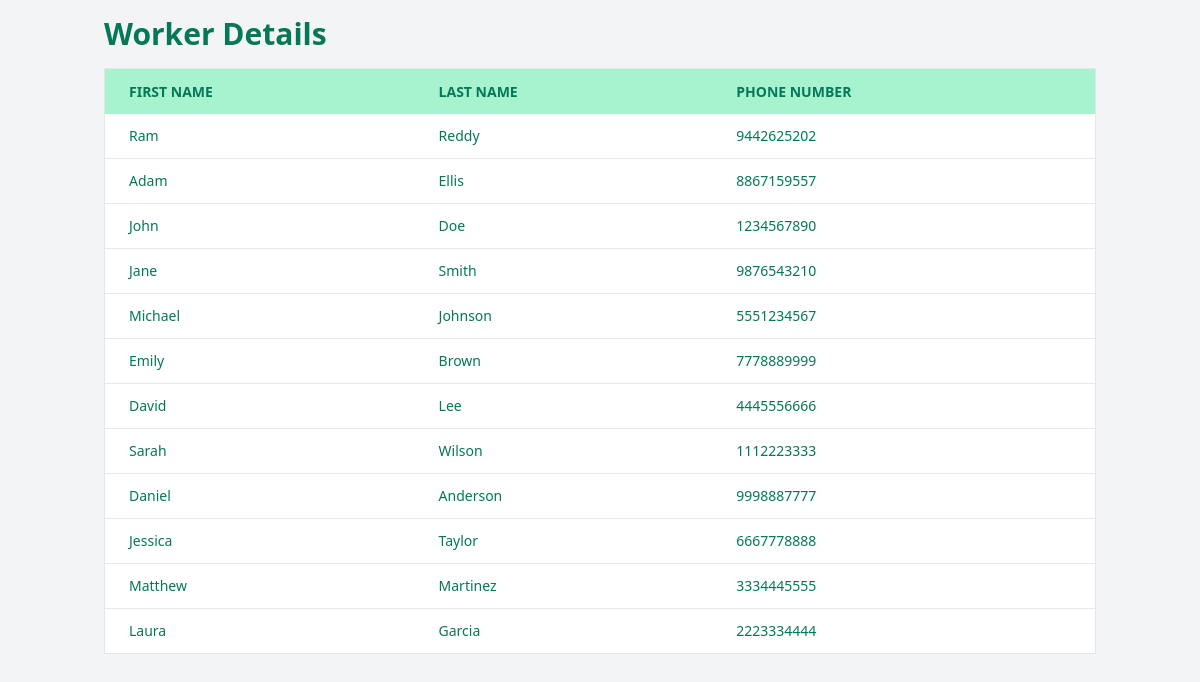
The page /dashboard/worker/ on the database its author committed.
### dashboard/models.py (models this page shows, shortened)
class WorkerDetails(models.Model):
    first_name = models.CharField(max_length=100)
    last_name = models.CharField(max_length=100)
    phone_number = models.CharField(max_length=15)

### dashboard/views.py (the view)
# urls.py: path('dashboard/worker/', views.worker, name='worker'),
def worker(request):
    workers = WorkerDetails.objects.all()
    return render(request, 'worker.html',  {'workers': workers})

### templates/worker.html (shortened to what this page needs)
<!DOCTYPE html>
<html lang="en">
<head>
    <link href="https://cdn.jsdelivr.net/npm/tailwindcss@2.2.19/dist/tailwind.min.css" rel="stylesheet">
</head>
<body class="bg-gray-100">
    <div class="container mx-auto p-4">
        <h1 class="text-3xl font-bold mb-4 text-green-700">Worker Details</h1>
        <div class="overflow-x-auto">
            <table class="min-w-full bg-white border border-gray-200">
                <thead>
                    <tr class="bg-green-200 text-green-700 uppercase text-sm leading-normal">
                        <th class="py-3 px-6 text-left">First Name</th>
                        <th class="py-3 px-6 text-left">Last Name</th>
                        <th class="py-3 px-6 text-left">Phone Number</th>
                    </tr>
                </thead>
                <tbody class="text-green-700 text-sm font-light">
                    {% for worker in workers %}
                        <tr class="border-b border-gray-200 hover:bg-green-100">
                            <td class="py-3 px-6 text-left whitespace-nowrap">{{ worker.first_name }}</td>
                            <td class="py-3 px-6 text-left">{{ worker.last_name }}</td>
                            <td class="py-3 px-6 text-left">{{ worker.phone_number }}</td>
                        </tr>
                    {% endfor %}
                </tbody>
            </table>
        </div>
    </div>
</body>
</html>

### rows shown on the page
WorkerDetails: first_name "Ram", last_name "Reddy", phone_number "9442625202"
WorkerDetails: first_name "Adam", last_name "Ellis", phone_number "8867159557"
WorkerDetails: first_name "John", last_name "Doe", phone_number "1234567890"
WorkerDetails: first_name "Jane", last_name "Smith", phone_number "9876543210"
WorkerDetails: first_name "Michael", last_name "Johnson", phone_number "5551234567"
WorkerDetails: first_name "Emily", last_name "Brown", phone_number "7778889999"
WorkerDetails: first_name "David", last_name "Lee", phone_number "4445556666"
WorkerDetails: first_name "Sarah", last_name "Wilson", phone_number "1112223333"
WorkerDetails: first_name "Daniel", last_name "Anderson", phone_number "9998887777"
WorkerDetails: first_name "Jessica", last_name "Taylor", phone_number "6667778888"
WorkerDetails: first_name "Matthew", last_name "Martinez", phone_number "3334445555"
WorkerDetails: first_name "Laura", last_name "Garcia", phone_number "2223334444"
